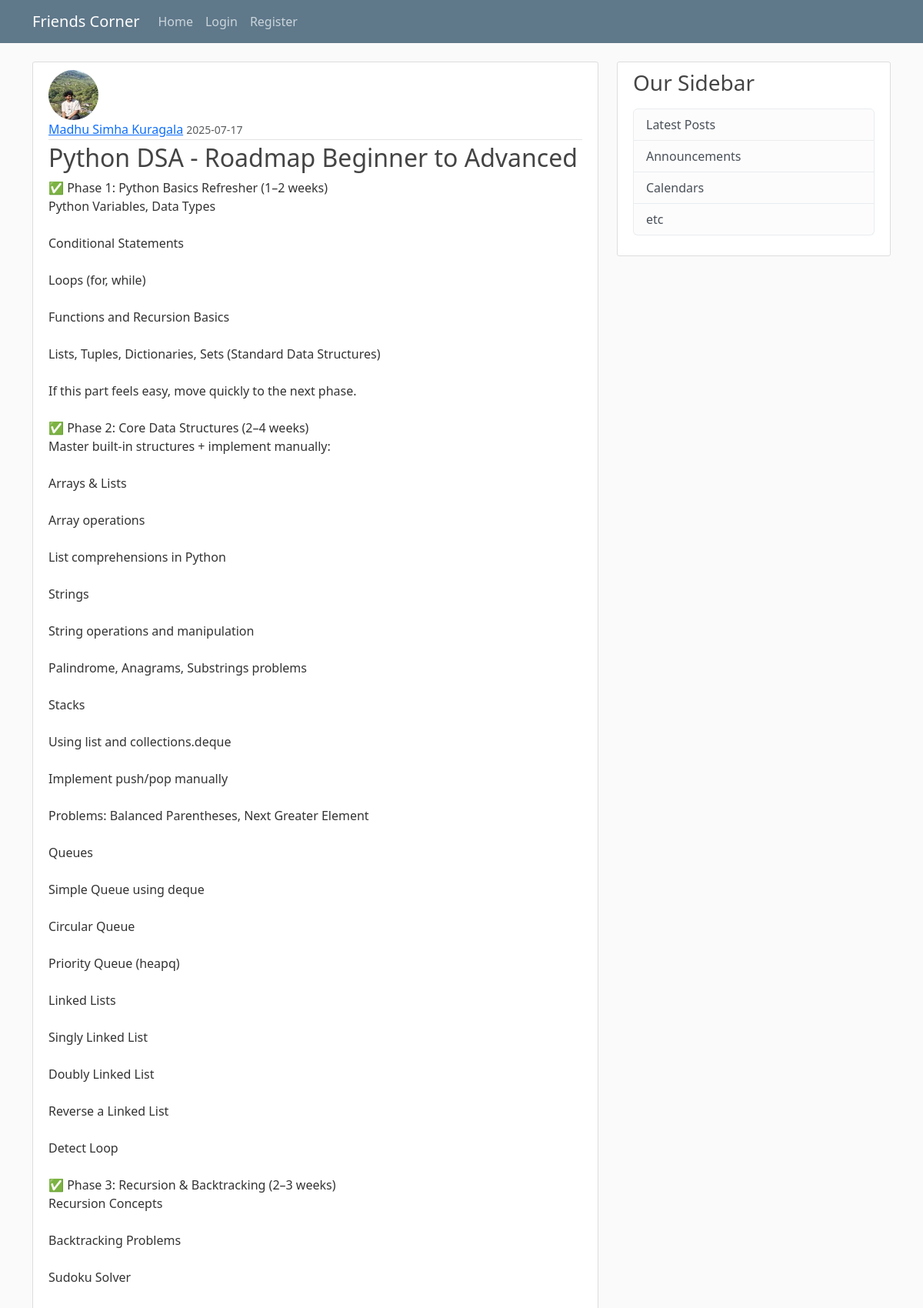
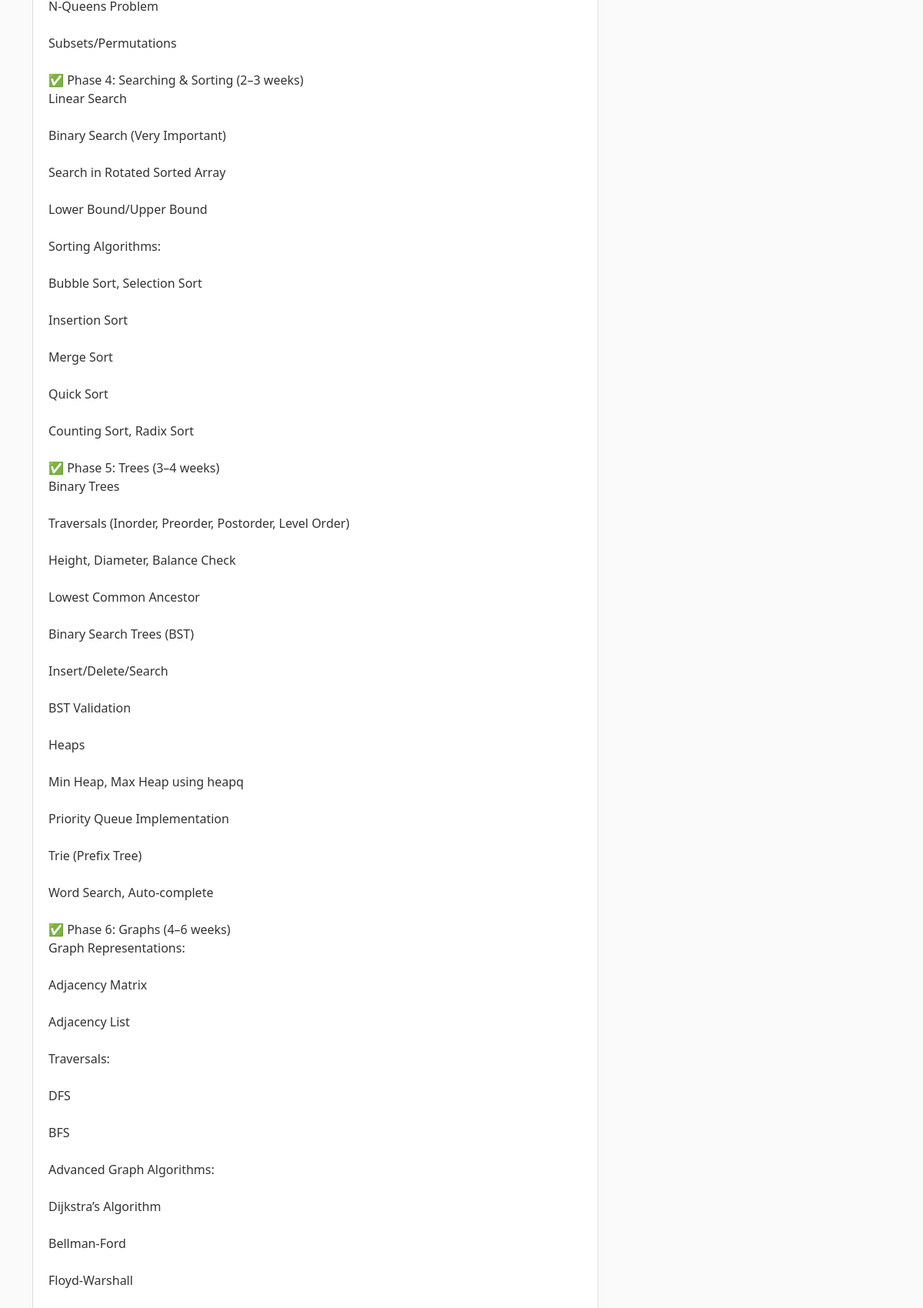
Screenshot of /post/2 (upper part) with the database file from the repository (2 pictures, top to bottom).
### firstblog/models.py (models this page shows, shortened)
class User(db.Model, UserMixin):
    id = db.Column(db.Integer, primary_key=True)
    username = db.Column(db.String(20), unique=True, nullable=False)
    email = db.Column(db.String(120), unique=True, nullable=False)
    image_file = db.Column(db.String(20), nullable=False, default='default.jpg')
    password = db.Column(db.String(60), nullable=False)
    posts = db.relationship('Post', backref='author', lazy=True)

class Post(db.Model):
    id = db.Column(db.Integer, primary_key=True)
    title = db.Column(db.String(20), nullable=False)
    date_posted = db.Column(db.DateTime, nullable=False, default=datetime.utcnow)
    content = db.Column(db.Text(),nullable=False)
    user_id = db.Column(db.Integer, db.ForeignKey('user.id'),nullable=False)

### firstblog/posts/routes.py (the view)
@posts.route("/post/<int:post_id>")
def post(post_id):
    post = Post.query.get_or_404(post_id)
    return render_template('post.html', title=post.title, post=post)

### firstblog/templates/post.html (shortened to what this page needs)
{% extends "layout.html" %}
{% block content %}
  <article class="media content-section">
    <img class="rounded-circle article-img" src="{{ url_for('static', filename='profile_pics/' + post.author.image_file) }}">
    <div class="media-body">
      <div class="article-metadata">
        <a class="mr-2" href="{{ url_for('users.user_posts', username=post.author.username) }}">{{ post.author.username }}</a>
        <small class="text-muted">{{ post.date_posted.strftime('%Y-%m-%d') }}</small>
      </div>
      <h2 class="article-title">{{ post.title }}</h2>
      <p class="article-content">{{ post.content }}</p>
    </div>
  </article>
{% endblock content %}

### firstblog/static/main.css (style rules this page uses)
body { background: #fafafa; color: #333333; margin-top: 5rem; }
h1, h2, h3, h4, h5, h6 { color: #444444; }
.content-section { background: #ffffff; padding: 10px 20px; border: 1px solid #dddddd; border-radius: 3px; margin-bottom: 20px; }
.article-title { color: #444444; }
.article-content { white-space: pre-line; }
.article-img { height: 65px; width: 65px; margin-right: 16px; }
.article-metadata { padding-bottom: 1px; margin-bottom: 4px; border-bottom: 1px solid #e3e3e3 }

### rows the page displays
User: image_file (picture), author.username "Madhu Simha Kuragala"
Post: date_posted "2025-07-17", title "Python DSA - Roadmap Beginner to Advanced"
